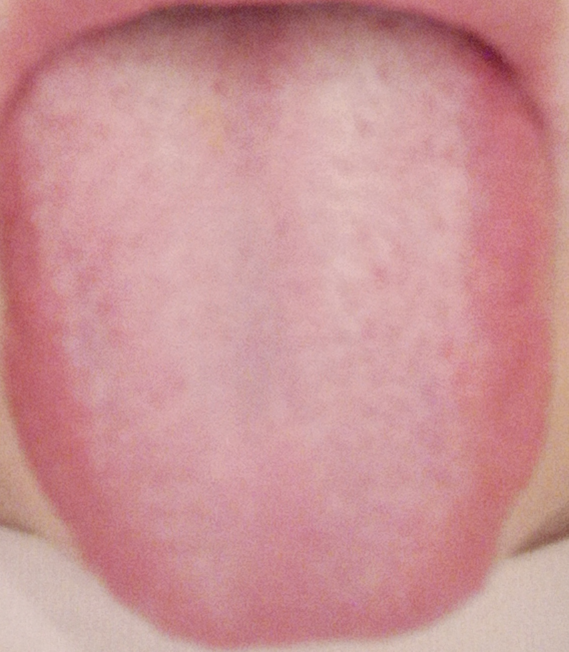
#> input picture data/valid/lightred/072601_5fbe63cbaffa44d8a4b5c4be7bc565a8.png, 1137 x 1303 px (shown at 1/2 size)
$ python -i ckpt_predict.py   (imports and definitions only)
#> lines starting #> are read from the running program, lines starting #| are printed output that depends on the picture
import tensorflow as tf
from PIL import Image, ImageFilter
import numpy as np
import cv2
import time
import os
# 超参数设置
# [1 line that did not run here, left out]

# 模型保存的路径和文件名
model_path = './model/ResNet_50.ckpt-30'
# 启动会话,载入网络结构,固定网络
# [1 line that did not run here, left out]
# 直接通过训练参数名称就可以获取需要的参数
# [1 line that did not run here, left out]
# 加载模型和训练好的参数
# [1 line not run here, left out]
# tongue_detction_image = './data/valid/cyan/190648_30fc383127a74113a1917020230a8661.png'
tongue_color_save_path = './data/0.png'
tongue_color_image_size = 416
num_classes = 5

def tongue_color(tongue_detction_image):
    ret = {}
    # 舌色图像预处理
    image1 = Image.open(tongue_detction_image)
#> image1 is the input picture: PIL image 1137x1303 RGB; mean R, G, B 202.1, 146.5, 148.9
    shrink_image = image1.resize((tongue_color_image_size, tongue_color_image_size))
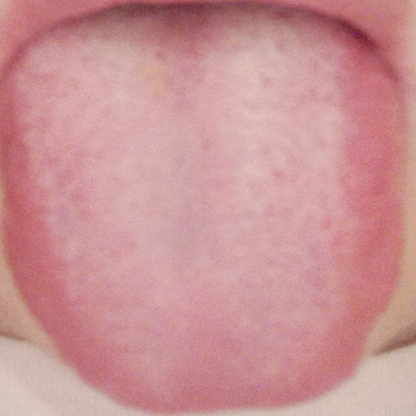
#> shrink_image: PIL image 416x416 RGB; mean R, G, B 202.1, 146.5, 148.9
    blurry_image = shrink_image.filter(ImageFilter.BLUR)
    zero_img = np.array(blurry_image)
    weight = zero_img.shape[0]
#> weight = 416
    height = zero_img.shape[1]
#> height = 416
    row_first = int(0.2 * weight)
#> row_first = 83
    row_final = int(0.8 * weight)
#> row_final = 332
    column_first = int(0.2 * height)
#> column_first = 83
    column_final = int(0.8 * height)
#> column_final = 332
    zero_img[row_first:row_final, column_first:column_final, :] = 0
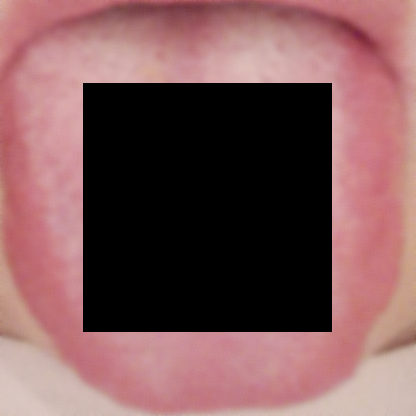
#> zero_img: shape (416, 416, 3); mean R, G, B 126, 87.9, 89
    img_bgr = cv2.cvtColor(zero_img, cv2.COLOR_RGB2BGR)
    HSV = cv2.cvtColor(img_bgr, cv2.COLOR_BGR2HSV)
#> HSV: shape (416, 416, 3); mean H, S, V 73.2, 52.2, 126
    HSV = cv2.cvtColor(HSV, cv2.COLOR_BGR2RGB)
#> HSV: shape (416, 416, 3); mean H, S, V 126, 52.2, 73.2
    final_img = Image.fromarray(HSV.astype('uint8')).convert('RGB')
    final_img.save(tongue_color_save_path)
    # 获取placeholder变量
#> (the run stopped early here; a loop or call above may not have finished)

$ run again, on data/train/cyan/044028_63fac3671d7540569e1b5abcab7e0eff_level_flip.png
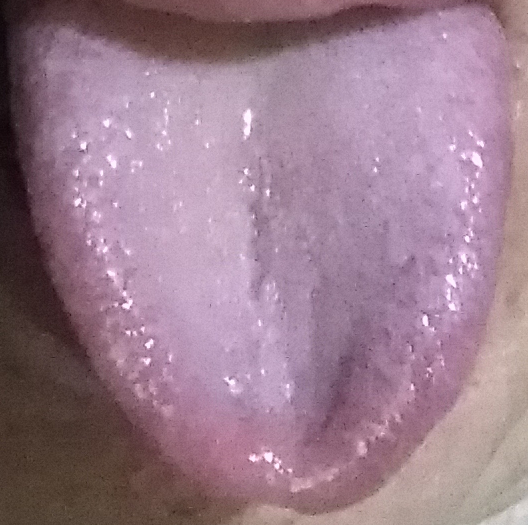
#> input picture data/train/cyan/044028_63fac3671d7540569e1b5abcab7e0eff_level_flip.png, 528 x 525 px
#> in tongue_color, image1 is the input picture: PIL image 528x525 RGB; mean R, G, B 155, 125.1, 141.4
#> in tongue_color, `zero_img[row_first:row_final, column_first:column_final, :] = 0`:
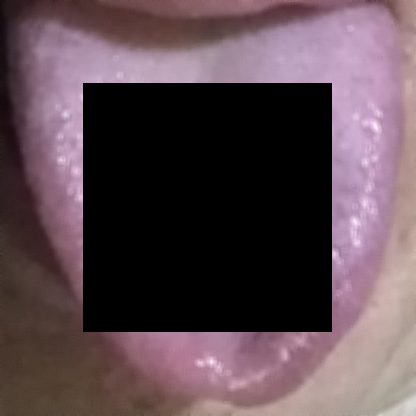
#> zero_img: shape (416, 416, 3); mean R, G, B 91.7, 72.9, 79.7
